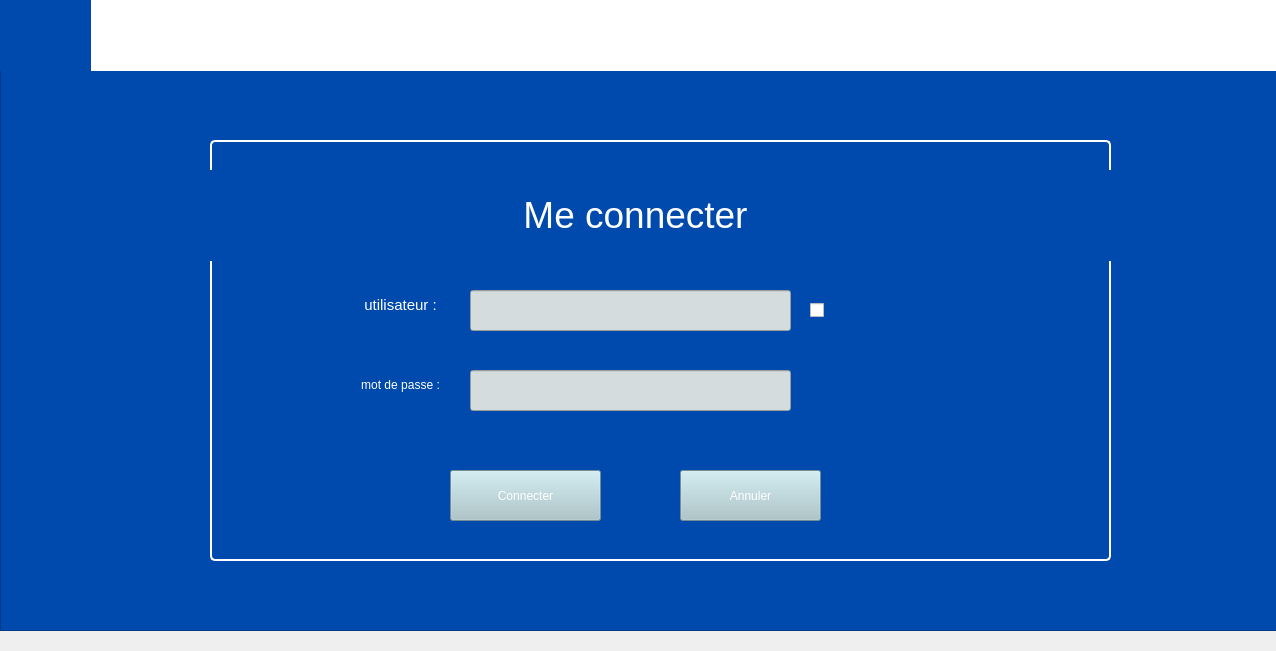
<?xml version="1.0" encoding="UTF-8"?>
<ui version="4.0">
 <class>login</class>
 <widget class="QDialog" name="login">
  <property name="geometry">
   <rect>
    <x>0</x>
    <y>0</y>
    <width>1276</width>
    <height>651</height>
   </rect>
  </property>
  <property name="windowTitle">
   <string>Dialog</string>
  </property>
  <widget class="QToolButton" name="toolButton">
   <property name="geometry">
    <rect>
     <x>1650</x>
     <y>10</y>
     <width>30</width>
     <height>30</height>
    </rect>
   </property>
   <property name="styleSheet">
    <string notr="true">QFrame {
    background-color: #ffffff; /* Blanc */
    background-image: url(path/to/user (1).png); /* Chemin vers votre image blanche */
   
    background-repeat: no-repeat;
}

</string>
   </property>
   <property name="text">
    <string/>
   </property>
   <property name="icon">
    <iconset>
     <normaloff>../../qt_assim/FINALE/user (1).png</normaloff>../../qt_assim/FINALE/user (1).png</iconset>
   </property>
   <property name="iconSize">
    <size>
     <width>40</width>
     <height>40</height>
    </size>
   </property>
  </widget>
  <widget class="QFrame" name="frame">
   <property name="geometry">
    <rect>
     <x>0</x>
     <y>0</y>
     <width>1391</width>
     <height>631</height>
    </rect>
   </property>
   <property name="styleSheet">
    <string notr="true">QFrame
{
    background-color: #004aad; /* Bleu */
    color: white;
}


QLineEdit {
    background-color: #d4dcde;
 
    font: italic 20pt &quot;Lucida Fax&quot;;


    color: white;
}


QPushButton {
   background-color: #a7c4c9;
    color: white;
}</string>
   </property>
   <property name="frameShape">
    <enum>QFrame::StyledPanel</enum>
   </property>
   <property name="frameShadow">
    <enum>QFrame::Raised</enum>
   </property>
   <widget class="QPushButton" name="pushButton_10">
    <property name="geometry">
     <rect>
      <x>-20</x>
      <y>0</y>
      <width>1551</width>
      <height>71</height>
     </rect>
    </property>
    <property name="styleSheet">
     <string notr="true">QPushButton {
    border: none;
    color: rgb(0, 0, 255); /* Couleur du texte en bleu */
    background-color: rgb(255, 255, 255); /* Couleur de fond blanche */
    font: italic 38pt &quot;Lucida Fax&quot;;
}
</string>
    </property>
    <property name="text">
     <string/>
    </property>
   </widget>
   <widget class="QLabel" name="label_3">
    <property name="geometry">
     <rect>
      <x>10</x>
      <y>10</y>
      <width>161</width>
      <height>61</height>
     </rect>
    </property>
    <property name="styleSheet">
     <string notr="true">QFrame {
    background-color: #ffffff; /* Blanc */
    background-image: url(path/to/COFAT.png); /* Chemin vers votre image blanche */
   
    background-repeat: no-repeat;
}

</string>
    </property>
    <property name="inputMethodHints">
     <set>Qt::ImhNone</set>
    </property>
    <property name="frameShape">
     <enum>QFrame::NoFrame</enum>
    </property>
    <property name="frameShadow">
     <enum>QFrame::Raised</enum>
    </property>
    <property name="text">
     <string/>
    </property>
    <property name="pixmap">
     <pixmap>:/logo/Downloads/COFAT.png</pixmap>
    </property>
    <property name="scaledContents">
     <bool>false</bool>
    </property>
    <property name="wordWrap">
     <bool>false</bool>
    </property>
   </widget>
   <widget class="QGroupBox" name="groupBox">
    <property name="geometry">
     <rect>
      <x>210</x>
      <y>140</y>
      <width>901</width>
      <height>421</height>
     </rect>
    </property>
    <property name="styleSheet">
     <string notr="true">QGroupBox {
    border: 2px solid rgb(255, 255, 255); /* Bordure blanche */
    border-radius: 5px; /* Coins arrondis */
    padding: 10px;
}
</string>
    </property>
    <property name="title">
     <string/>
    </property>
    <widget class="QLineEdit" name="lineEdit">
     <property name="geometry">
      <rect>
       <x>260</x>
       <y>150</y>
       <width>321</width>
       <height>41</height>
      </rect>
     </property>
     <property name="whatsThis">
      <string>&lt;html&gt;&lt;head/&gt;&lt;body&gt;&lt;p&gt;&lt;br/&gt;&lt;/p&gt;&lt;/body&gt;&lt;/html&gt;</string>
     </property>
     <property name="accessibleDescription">
      <string/>
     </property>
     <property name="text">
      <string/>
     </property>
     <property name="maxLength">
      <number>200</number>
     </property>
    </widget>
    <widget class="QLineEdit" name="lineEdit_2">
     <property name="geometry">
      <rect>
       <x>260</x>
       <y>230</y>
       <width>321</width>
       <height>41</height>
      </rect>
     </property>
     <property name="text">
      <string/>
     </property>
     <property name="echoMode">
      <enum>QLineEdit::Password</enum>
     </property>
    </widget>
    <widget class="QCheckBox" name="arduino">
     <property name="geometry">
      <rect>
       <x>600</x>
       <y>130</y>
       <width>101</width>
       <height>81</height>
      </rect>
     </property>
     <property name="text">
      <string/>
     </property>
    </widget>
    <widget class="QPushButton" name="pushButton_2">
     <property name="geometry">
      <rect>
       <x>470</x>
       <y>330</y>
       <width>141</width>
       <height>51</height>
      </rect>
     </property>
     <property name="text">
      <string>Annuler</string>
     </property>
    </widget>
    <widget class="QPushButton" name="pushButton">
     <property name="geometry">
      <rect>
       <x>240</x>
       <y>330</y>
       <width>151</width>
       <height>51</height>
      </rect>
     </property>
     <property name="text">
      <string>Connecter</string>
     </property>
    </widget>
    <widget class="QLabel" name="label">
     <property name="geometry">
      <rect>
       <x>-70</x>
       <y>30</y>
       <width>991</width>
       <height>91</height>
      </rect>
     </property>
     <property name="styleSheet">
      <string notr="true">QMainWindow {
    background-color: blue;
font: italic 98pt &quot;Lucida Fax&quot;;
}

</string>
     </property>
     <property name="text">
      <string>&lt;html&gt;&lt;head/&gt;&lt;body&gt;&lt;p&gt;&lt;span style=&quot; font-size:28pt;&quot;&gt;Me connecter&lt;/span&gt;&lt;/p&gt;&lt;/body&gt;&lt;/html&gt;</string>
     </property>
     <property name="alignment">
      <set>Qt::AlignCenter</set>
     </property>
    </widget>
    <widget class="QLabel" name="label_4">
     <property name="geometry">
      <rect>
       <x>130</x>
       <y>150</y>
       <width>121</width>
       <height>31</height>
      </rect>
     </property>
     <property name="styleSheet">
      <string notr="true">QMainWindow {
    background-color: blue;
font: italic 98pt &quot;Lucida Fax&quot;;
}

</string>
     </property>
     <property name="text">
      <string>&lt;html&gt;&lt;head/&gt;&lt;body&gt;&lt;p&gt;&lt;span style=&quot; font-size:11pt;&quot;&gt;utilisateur :&lt;/span&gt;&lt;/p&gt;&lt;/body&gt;&lt;/html&gt;</string>
     </property>
     <property name="alignment">
      <set>Qt::AlignCenter</set>
     </property>
    </widget>
    <widget class="QLabel" name="label_5">
     <property name="geometry">
      <rect>
       <x>130</x>
       <y>230</y>
       <width>121</width>
       <height>31</height>
      </rect>
     </property>
     <property name="styleSheet">
      <string notr="true">QMainWindow {
    background-color: blue;
font: italic 98pt &quot;Lucida Fax&quot;;
}

</string>
     </property>
     <property name="text">
      <string>&lt;html&gt;&lt;head/&gt;&lt;body&gt;&lt;p&gt;mot de passe :&lt;/p&gt;&lt;/body&gt;&lt;/html&gt;</string>
     </property>
     <property name="alignment">
      <set>Qt::AlignCenter</set>
     </property>
    </widget>
   </widget>
   <widget class="QLabel" name="label_2">
    <property name="geometry">
     <rect>
      <x>0</x>
      <y>-10</y>
      <width>91</width>
      <height>81</height>
     </rect>
    </property>
    <property name="styleSheet">
     <string notr="true">image: url(:/aa/2.png);</string>
    </property>
    <property name="text">
     <string/>
    </property>
   </widget>
   <zorder>pushButton_10</zorder>
   <zorder>groupBox</zorder>
   <zorder>label_3</zorder>
   <zorder>label_2</zorder>
  </widget>
 </widget>
 <resources/>
 <connections/>
</ui>
